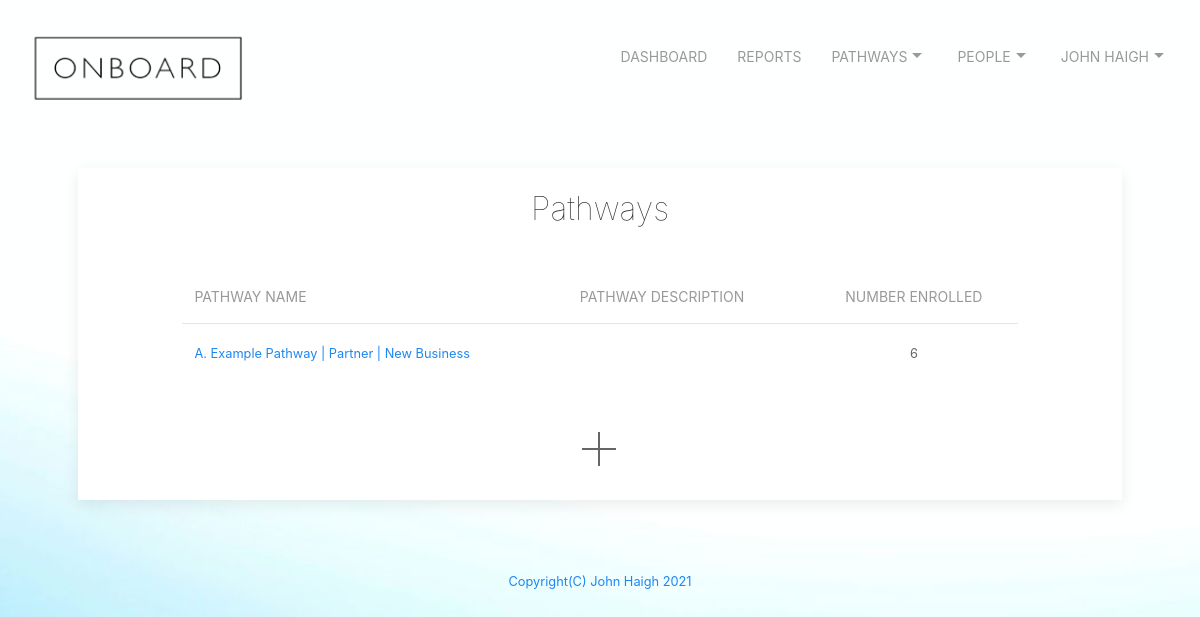
The app's page /pathways (signed in) with its own data.
### tables this page shows
CREATE TABLE pathways ('id' integer PRIMARY KEY NOT NULL, 'pathwayName' text NOT NULL, 'pathwayDescription' text NOT NULL, 'share' text NOT NULL, 'email' text NOT NULL, 'companymail' text NOT NULL, 'enrolled' integer);

### app.py (the view)
@app.route("/pathways", methods=["GET", "POST"])
@login_required
def pathways():
    if request.method == "GET":
        db = SQL("sqlite:///onboard.db")
        info = db.execute("SELECT * FROM users WHERE id = ?", session["user_id"])
        username = info[0]['email']
        firstname = info[0]['firstname']
        lastname = info[0]['lastname']
        company = info[0]['company']
        email = info[0]['email']
        fullname = firstname + ' ' + lastname
        pathways = db.execute("SELECT * FROM pathways WHERE email = ? ORDER BY pathwayName", email)
        return render_template("pathways.html", firstname = firstname, company=company, FullName = fullname, pathways = pathways)

### app.py (called while the page is built)
@app.after_request
def after_request(response):
    response.headers["Cache-Control"] = "no-cache, no-store, must-revalidate"
    response.headers["Expires"] = 0
    response.headers["Pragma"] = "no-cache"
    return response

def login_required(f):
    @wraps(f)
    def decorated_function(*args, **kwargs):
        if session.get("user_id") is None:
            return redirect("/login")
        return f(*args, **kwargs)
    return decorated_function

### templates/pathways.html (shortened to what this page needs)
{% extends "layout.html" %}
{% block main %}
  <div class="uk-card uk-card-default uk-card-small">
    <div class="uk-text-center uk-card-body">
      <h2 class="uk-text uk-text-lighter">Pathways</h2>
    </div>
    <table class="uk-table uk-table-middle uk-table-divider" id="width">
      <thead>
        <tr>
          <th class="uk-table-small">Pathway Name</th>
          <th class="uk-table-expand">Pathway Description</th>
          <th class="uk-table-small" style="text-align: center; vertical-align: middle;">Number Enrolled</th>
        </tr>
      </thead>
      <tbody>
        {% for pathway in pathways %}
        <tr>
          <td><small><a href="/viewpathway?name={{pathway["pathwayName"]}}">{{ pathway["pathwayName"] }}</a></small></td>
          <td><small>{{ pathway["pathwayDescription"] }}</small></td>
          <td style="text-align: center; vertical-align: middle;"><small>{{ pathway["enrolled"] }}</small></td>
        </tr>
        {% endfor %}
      </tbody>
    </table>
    <div id="center">
      <a href="/newpathway" uk-icon="icon: plus; ratio: 2"></a>
    </div>
</div>
{% endblock %}

### static/styles.css (style rules this page uses)
#center { margin-left: auto; margin-right: auto; text-align: center; padding: 30px; }
#width { margin-left: auto; margin-right: auto; width: 80%; padding: 20px; }
body { border-color: coral; }
body { background-image: url("images/onboard_homepage_background_1400x933px.jpg"); background-repeat: repeat; background-size: cover; background-color: #464646; height: 200vh; }

### records on screen
pathways: pathwayName "A. Example Pathway | Partner | New Business", enrolled "6"

### other values on screen
{{ FullName }} "JOHN HAIGH"
